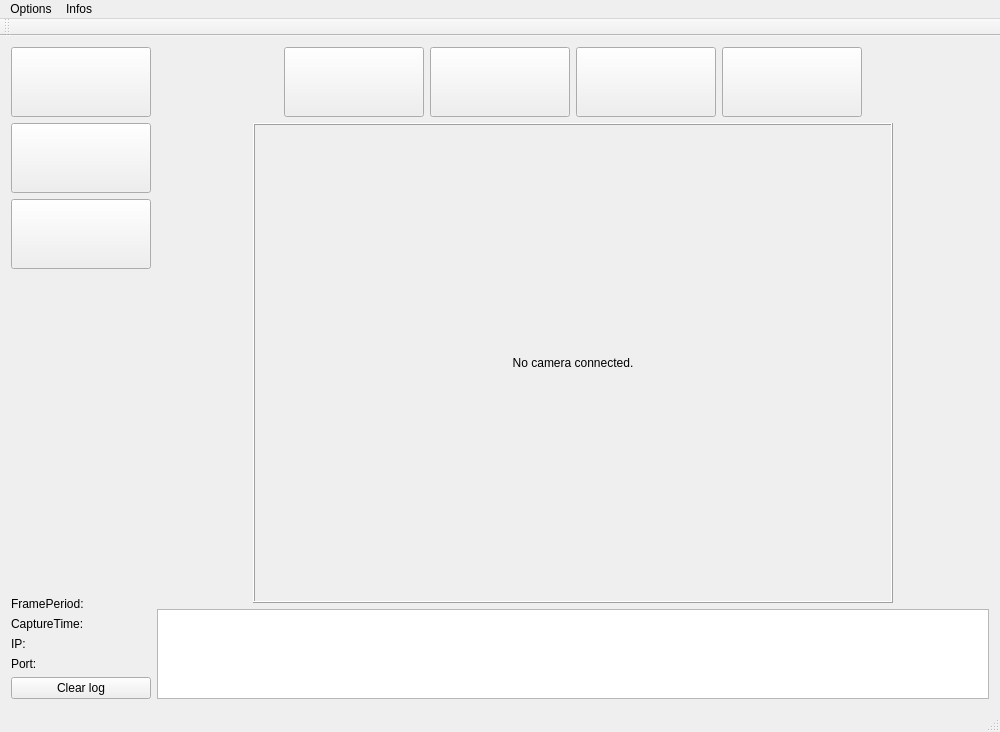
<?xml version="1.0" encoding="UTF-8"?>
<ui version="4.0">
 <class>MainWindow</class>
 <widget class="QMainWindow" name="MainWindow">
  <property name="geometry">
   <rect>
    <x>0</x>
    <y>0</y>
    <width>1000</width>
    <height>732</height>
   </rect>
  </property>
  <property name="windowTitle">
   <string>TouchCar</string>
  </property>
  <property name="windowIcon">
   <iconset resource="ressources.qrc">
    <normaloff>:/logo/logo</normaloff>:/logo/logo</iconset>
  </property>
  <widget class="QWidget" name="centralWidget">
   <layout class="QHBoxLayout" name="horizontalLayout_3">
    <item>
     <layout class="QVBoxLayout" name="verticalLayout">
      <item>
       <widget class="QPushButton" name="button_warning">
        <property name="sizePolicy">
         <sizepolicy hsizetype="Fixed" vsizetype="Fixed">
          <horstretch>0</horstretch>
          <verstretch>0</verstretch>
         </sizepolicy>
        </property>
        <property name="minimumSize">
         <size>
          <width>140</width>
          <height>70</height>
         </size>
        </property>
        <property name="maximumSize">
         <size>
          <width>140</width>
          <height>70</height>
         </size>
        </property>
        <property name="text">
         <string/>
        </property>
        <property name="icon">
         <iconset resource="ressources.qrc">
          <normaloff>:/buttons/warning_off</normaloff>:/buttons/warning_off</iconset>
        </property>
        <property name="iconSize">
         <size>
          <width>120</width>
          <height>50</height>
         </size>
        </property>
       </widget>
      </item>
      <item>
       <widget class="QPushButton" name="button_stoplight">
        <property name="sizePolicy">
         <sizepolicy hsizetype="Fixed" vsizetype="Fixed">
          <horstretch>0</horstretch>
          <verstretch>0</verstretch>
         </sizepolicy>
        </property>
        <property name="minimumSize">
         <size>
          <width>140</width>
          <height>70</height>
         </size>
        </property>
        <property name="maximumSize">
         <size>
          <width>140</width>
          <height>70</height>
         </size>
        </property>
        <property name="text">
         <string/>
        </property>
        <property name="icon">
         <iconset resource="ressources.qrc">
          <normaloff>:/buttons/stoplight_off</normaloff>:/buttons/stoplight_off</iconset>
        </property>
        <property name="iconSize">
         <size>
          <width>120</width>
          <height>50</height>
         </size>
        </property>
       </widget>
      </item>
      <item>
       <widget class="QPushButton" name="button_backlight">
        <property name="enabled">
         <bool>true</bool>
        </property>
        <property name="sizePolicy">
         <sizepolicy hsizetype="Fixed" vsizetype="Fixed">
          <horstretch>0</horstretch>
          <verstretch>0</verstretch>
         </sizepolicy>
        </property>
        <property name="minimumSize">
         <size>
          <width>140</width>
          <height>70</height>
         </size>
        </property>
        <property name="maximumSize">
         <size>
          <width>140</width>
          <height>70</height>
         </size>
        </property>
        <property name="text">
         <string/>
        </property>
        <property name="icon">
         <iconset resource="ressources.qrc">
          <normaloff>:/buttons/backlight_off</normaloff>:/buttons/backlight_off</iconset>
        </property>
        <property name="iconSize">
         <size>
          <width>120</width>
          <height>50</height>
         </size>
        </property>
       </widget>
      </item>
      <item>
       <spacer name="verticalSpacer">
        <property name="orientation">
         <enum>Qt::Vertical</enum>
        </property>
        <property name="sizeHint" stdset="0">
         <size>
          <width>20</width>
          <height>40</height>
         </size>
        </property>
       </spacer>
      </item>
      <item>
       <layout class="QHBoxLayout" name="horizontalLayout_5">
        <item>
         <widget class="QLabel" name="label">
          <property name="text">
           <string>FramePeriod:</string>
          </property>
         </widget>
        </item>
        <item>
         <widget class="QLabel" name="lbl_framerate">
          <property name="text">
           <string/>
          </property>
         </widget>
        </item>
       </layout>
      </item>
      <item>
       <layout class="QHBoxLayout" name="horizontalLayout_7">
        <item>
         <widget class="QLabel" name="label_4">
          <property name="text">
           <string>CaptureTime:</string>
          </property>
         </widget>
        </item>
        <item>
         <widget class="QLabel" name="lbl_captureTime">
          <property name="text">
           <string/>
          </property>
         </widget>
        </item>
       </layout>
      </item>
      <item>
       <layout class="QHBoxLayout" name="horizontalLayout_6">
        <item>
         <widget class="QLabel" name="label_3">
          <property name="text">
           <string>IP:</string>
          </property>
         </widget>
        </item>
        <item>
         <widget class="QLabel" name="lbl_ip">
          <property name="text">
           <string/>
          </property>
         </widget>
        </item>
       </layout>
      </item>
      <item>
       <layout class="QHBoxLayout" name="horizontalLayout">
        <item>
         <widget class="QLabel" name="label_2">
          <property name="text">
           <string>Port:</string>
          </property>
         </widget>
        </item>
        <item>
         <widget class="QLabel" name="lbl_port">
          <property name="text">
           <string/>
          </property>
         </widget>
        </item>
       </layout>
      </item>
      <item>
       <widget class="QPushButton" name="button_clear">
        <property name="text">
         <string>Clear log</string>
        </property>
       </widget>
      </item>
     </layout>
    </item>
    <item>
     <layout class="QVBoxLayout" name="verticalLayout_2">
      <item>
       <layout class="QHBoxLayout" name="horizontalLayout_2">
        <property name="sizeConstraint">
         <enum>QLayout::SetDefaultConstraint</enum>
        </property>
        <item>
         <spacer name="horizontalSpacer">
          <property name="orientation">
           <enum>Qt::Horizontal</enum>
          </property>
          <property name="sizeHint" stdset="0">
           <size>
            <width>40</width>
            <height>20</height>
           </size>
          </property>
         </spacer>
        </item>
        <item>
         <widget class="QPushButton" name="button_blinker_left">
          <property name="sizePolicy">
           <sizepolicy hsizetype="Fixed" vsizetype="Fixed">
            <horstretch>0</horstretch>
            <verstretch>0</verstretch>
           </sizepolicy>
          </property>
          <property name="minimumSize">
           <size>
            <width>140</width>
            <height>70</height>
           </size>
          </property>
          <property name="maximumSize">
           <size>
            <width>140</width>
            <height>70</height>
           </size>
          </property>
          <property name="text">
           <string/>
          </property>
          <property name="icon">
           <iconset resource="ressources.qrc">
            <normaloff>:/buttons/blinker_left_off</normaloff>:/buttons/blinker_left_off</iconset>
          </property>
          <property name="iconSize">
           <size>
            <width>120</width>
            <height>50</height>
           </size>
          </property>
         </widget>
        </item>
        <item>
         <widget class="QPushButton" name="button_mainbeam">
          <property name="sizePolicy">
           <sizepolicy hsizetype="Fixed" vsizetype="Fixed">
            <horstretch>0</horstretch>
            <verstretch>0</verstretch>
           </sizepolicy>
          </property>
          <property name="minimumSize">
           <size>
            <width>140</width>
            <height>70</height>
           </size>
          </property>
          <property name="maximumSize">
           <size>
            <width>140</width>
            <height>70</height>
           </size>
          </property>
          <property name="text">
           <string/>
          </property>
          <property name="icon">
           <iconset resource="ressources.qrc">
            <normaloff>:/buttons/mainbeam_off</normaloff>:/buttons/mainbeam_off</iconset>
          </property>
          <property name="iconSize">
           <size>
            <width>120</width>
            <height>50</height>
           </size>
          </property>
         </widget>
        </item>
        <item>
         <widget class="QPushButton" name="button_position_lowbeam">
          <property name="sizePolicy">
           <sizepolicy hsizetype="Fixed" vsizetype="Fixed">
            <horstretch>0</horstretch>
            <verstretch>0</verstretch>
           </sizepolicy>
          </property>
          <property name="minimumSize">
           <size>
            <width>140</width>
            <height>70</height>
           </size>
          </property>
          <property name="maximumSize">
           <size>
            <width>140</width>
            <height>70</height>
           </size>
          </property>
          <property name="text">
           <string/>
          </property>
          <property name="icon">
           <iconset resource="ressources.qrc">
            <normaloff>:/buttons/position_off_lowbeam_off</normaloff>:/buttons/position_off_lowbeam_off</iconset>
          </property>
          <property name="iconSize">
           <size>
            <width>120</width>
            <height>50</height>
           </size>
          </property>
         </widget>
        </item>
        <item>
         <widget class="QPushButton" name="button_blinker_right">
          <property name="sizePolicy">
           <sizepolicy hsizetype="Fixed" vsizetype="Fixed">
            <horstretch>0</horstretch>
            <verstretch>0</verstretch>
           </sizepolicy>
          </property>
          <property name="minimumSize">
           <size>
            <width>140</width>
            <height>70</height>
           </size>
          </property>
          <property name="maximumSize">
           <size>
            <width>140</width>
            <height>70</height>
           </size>
          </property>
          <property name="autoFillBackground">
           <bool>false</bool>
          </property>
          <property name="text">
           <string/>
          </property>
          <property name="icon">
           <iconset resource="ressources.qrc">
            <normaloff>:/buttons/blinker_right_off</normaloff>:/buttons/blinker_right_off</iconset>
          </property>
          <property name="iconSize">
           <size>
            <width>120</width>
            <height>50</height>
           </size>
          </property>
         </widget>
        </item>
        <item>
         <spacer name="horizontalSpacer_2">
          <property name="orientation">
           <enum>Qt::Horizontal</enum>
          </property>
          <property name="sizeHint" stdset="0">
           <size>
            <width>40</width>
            <height>20</height>
           </size>
          </property>
         </spacer>
        </item>
       </layout>
      </item>
      <item>
       <layout class="QHBoxLayout" name="horizontalLayout_4">
        <property name="topMargin">
         <number>0</number>
        </property>
        <item>
         <widget class="QLabel" name="camera">
          <property name="sizePolicy">
           <sizepolicy hsizetype="Fixed" vsizetype="Fixed">
            <horstretch>0</horstretch>
            <verstretch>0</verstretch>
           </sizepolicy>
          </property>
          <property name="minimumSize">
           <size>
            <width>640</width>
            <height>480</height>
           </size>
          </property>
          <property name="maximumSize">
           <size>
            <width>640</width>
            <height>480</height>
           </size>
          </property>
          <property name="layoutDirection">
           <enum>Qt::LeftToRight</enum>
          </property>
          <property name="autoFillBackground">
           <bool>true</bool>
          </property>
          <property name="frameShape">
           <enum>QFrame::Box</enum>
          </property>
          <property name="frameShadow">
           <enum>QFrame::Raised</enum>
          </property>
          <property name="text">
           <string>No camera connected.</string>
          </property>
          <property name="alignment">
           <set>Qt::AlignCenter</set>
          </property>
         </widget>
        </item>
       </layout>
      </item>
      <item>
       <widget class="QPlainTextEdit" name="messages">
        <property name="readOnly">
         <bool>true</bool>
        </property>
       </widget>
      </item>
     </layout>
    </item>
   </layout>
  </widget>
  <widget class="QMenuBar" name="menuBar">
   <property name="geometry">
    <rect>
     <x>0</x>
     <y>0</y>
     <width>1000</width>
     <height>22</height>
    </rect>
   </property>
   <widget class="QMenu" name="menuOptions">
    <property name="title">
     <string>Options</string>
    </property>
    <widget class="QMenu" name="menuServer">
     <property name="title">
      <string>Server</string>
     </property>
     <addaction name="actionPort"/>
    </widget>
    <widget class="QMenu" name="menuWebcam">
     <property name="title">
      <string>Webcam</string>
     </property>
     <addaction name="actionDevice_Number"/>
     <addaction name="actionAutoconnect"/>
     <addaction name="separator"/>
     <addaction name="actionConnect"/>
     <addaction name="actionDisconnect"/>
    </widget>
    <addaction name="menuServer"/>
    <addaction name="menuWebcam"/>
   </widget>
   <widget class="QMenu" name="menuInfos">
    <property name="title">
     <string>Infos</string>
    </property>
    <addaction name="actionTouchCar"/>
   </widget>
   <addaction name="menuOptions"/>
   <addaction name="menuInfos"/>
  </widget>
  <widget class="QToolBar" name="mainToolBar">
   <attribute name="toolBarArea">
    <enum>TopToolBarArea</enum>
   </attribute>
   <attribute name="toolBarBreak">
    <bool>false</bool>
   </attribute>
  </widget>
  <widget class="QStatusBar" name="statusBar"/>
  <action name="actionTouchCar">
   <property name="text">
    <string>TouchCar</string>
   </property>
  </action>
  <action name="actionPort">
   <property name="text">
    <string>Port</string>
   </property>
  </action>
  <action name="actionNumber">
   <property name="text">
    <string>lol</string>
   </property>
  </action>
  <action name="actionDevice_Number">
   <property name="text">
    <string>Device Number</string>
   </property>
  </action>
  <action name="actionConnect">
   <property name="text">
    <string>Connect</string>
   </property>
  </action>
  <action name="actionDisconnect">
   <property name="text">
    <string>Disconnect</string>
   </property>
  </action>
  <action name="actionAutoconnect">
   <property name="checkable">
    <bool>true</bool>
   </property>
   <property name="text">
    <string>Autoconnect</string>
   </property>
  </action>
 </widget>
 <layoutdefault spacing="6" margin="11"/>
 <resources>
  <include location="ressources.qrc"/>
 </resources>
 <connections/>
</ui>
